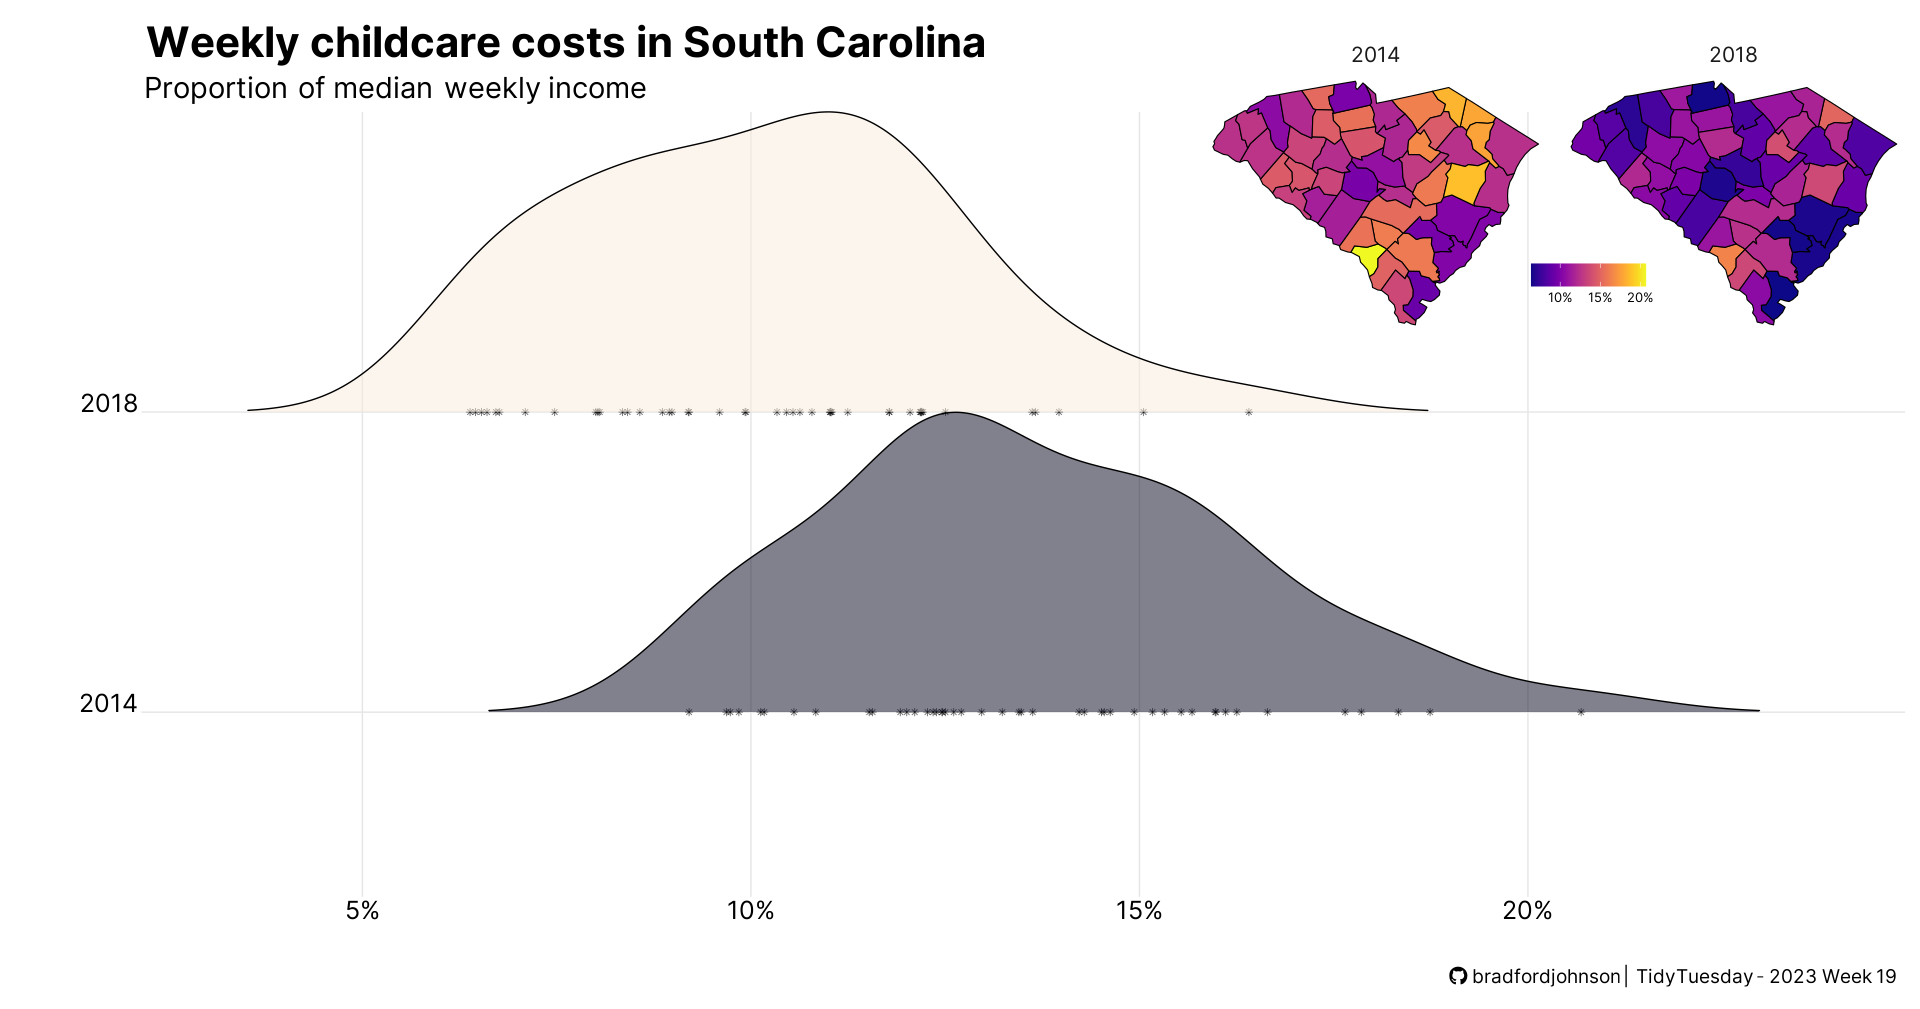

Write the R code that produced this figure.
pacman::p_load(tidyverse, usmap, patchwork, htmltools, showtext)

showtext_auto()
showtext_opts(dpi = 300)

childcare_costs <- readr::read_csv('https://raw.githubusercontent.com/rfordatascience/tidytuesday/master/data/2023/2023-05-09/childcare_costs.csv')
counties <- readr::read_csv('https://raw.githubusercontent.com/rfordatascience/tidytuesday/master/data/2023/2023-05-09/counties.csv')

sc_counties <- counties |>
  filter(state_abbreviation == "SC")

sc_childcare_costs <- sc_counties |>
  inner_join(childcare_costs)

sc_childcare_costs <- sc_childcare_costs |>
  mutate(med_hh_inc_prop = mcsa / (mhi_2018 / 52)) |>
  filter(study_year %in% c(2014, 2018))

sc_childcare_costs <- sc_childcare_costs |>
  mutate(fips = county_fips_code)

font_add(family = "fb", regular = "C:/Users/Bradf/AppData/Local/Microsoft/Windows/Fonts/Font Awesome 6 Brands-Regular-400.otf")

font_add_google(name = "Inter", family = "Inter")
font_1 <- "Inter"

caption <- paste0("<span style='font-family:fb;'>&#xf09b;</span>",
                  "<span style='font-family:sans;color:#FEF9F4FF;'>.</span>",
                  "<span style='font-family:Inter;'>bradfordjohnson | TidyTuesday - 2023 Week 19</span>")


p_map <- plot_usmap("counties", include = c("SC"), data = sc_childcare_costs, values = "med_hh_inc_prop") +
viridis::scale_fill_viridis(option = "C", labels = scales::percent_format(accuracy = 1)) +
facet_wrap(~study_year) +
  theme(strip.background = element_blank(), strip.text = element_text(family = font_1, size = 5),
        legend.position = c(.45,.1),
        legend.title = element_blank(),
        legend.background = element_blank(),
        legend.text = element_text(family = font_1, size = 3),
        legend.direction = "horizontal")

p_map
p_curve <- sc_childcare_costs |>
  ggplot(aes(x = med_hh_inc_prop, y = as.factor(study_year), fill = study_year)) +
  geom_point(aes(alpha = .7), shape = 8) +
  ggridges::geom_density_ridges(alpha = .5, scale = 1, rel_min_height = 0.005) +
  viridis::scale_fill_viridis(option = "F") +
  ggridges::theme_ridges() +
  scale_x_continuous(labels = scales::percent_format(accuracy = 1)) +
  labs(title = "Weekly childcare costs in South Carolina",
       subtitle = "Proportion of median weekly income",
    x = "",
       y = "",
    caption = caption) +
  theme(legend.position = "none",
        plot.margin = unit(c(2,2,2,2), "mm"),
        plot.title = element_text(family = font_1, size = 10, margin = margin(2,2,2,2, "mm")),
        plot.caption = ggtext::element_textbox_simple(size = 4.5, halign = 1, margin = margin(2,2,2,2,"mm")),
axis.title.x = element_text(family = font_1, size = 8, margin = margin(1,0,0,0, "mm")),
plot.subtitle = ggtext::element_textbox_simple(family = font_1, margin = margin(2, 0, 2, 0, "mm"),
                                               size = 7),
axis.text = element_text(family = font_1, size = 6))

p_curve + inset_element(p_map, align_to = "panel", .4, .7, 1.2, 1.1)

ggsave("child_care2.png", height = 6, width = 6)
